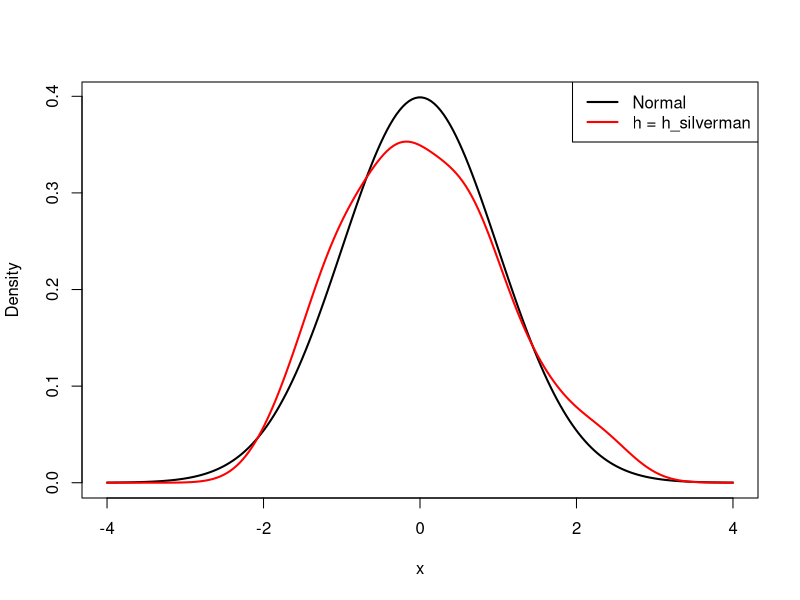
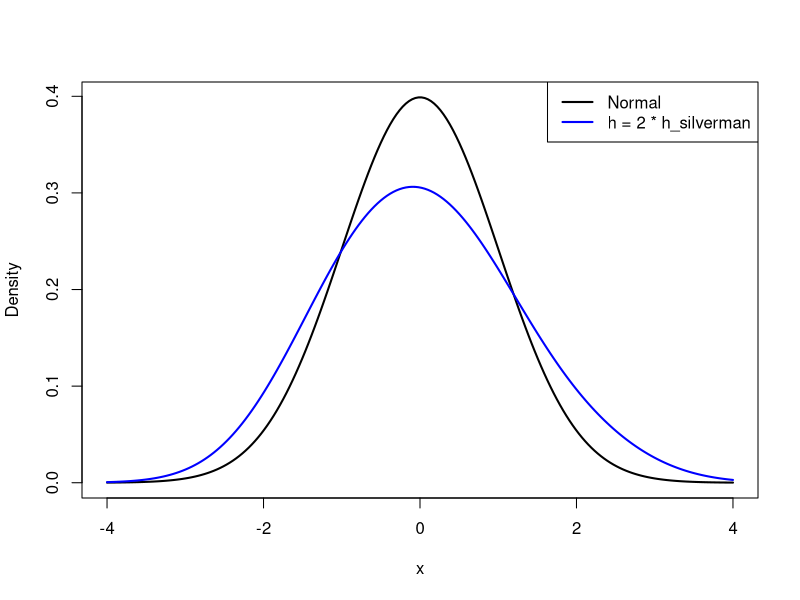
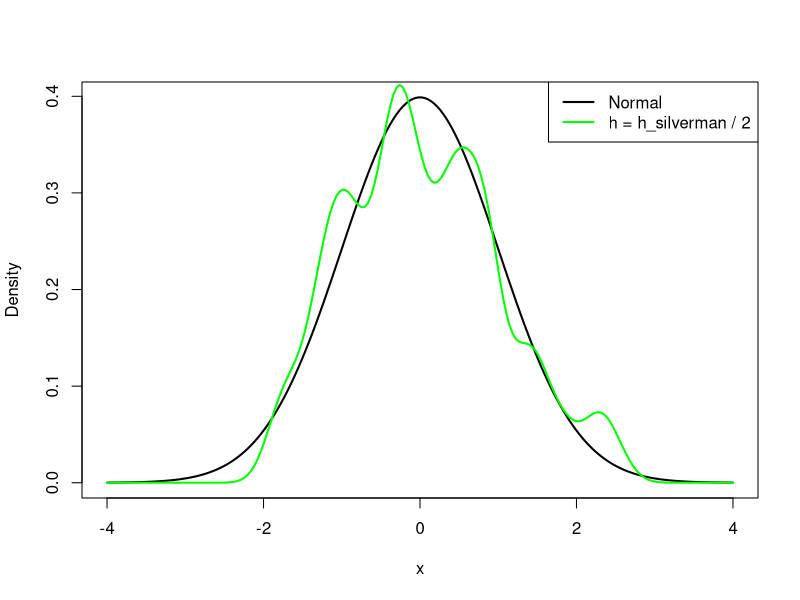

Reproduce these figures in R, in order.
# ядерная функция
K <- function(u){
  result <- exp(-u^2/2) / sqrt(2*pi)
  return(result)
}

# вычисление ядерной оценки плотности по выборке в опорных точках
f <- function(dataset, h, x_range_vector=seq(-4, 4, length=100)){
  result <- double(length(x_range_vector))
  for( j in x_range_vector){
    x_range_value <- x_range_vector[j]
    sum_K <- 0
    for(xi in dataset){
      sum_K <- sum_K + K((x_range_value - xi) / h)
    }
    result[j] <- sum_K / (length(dataset) * h)
  }
  return(result)
}

# отрисовка графика плотности нормального распределения и ядерной оценки
plot_kde <- function(x_range, h, color, label){
  hx <- dnorm(x_range) # нормальное распределение
  plot(x_range, hx, xlab="x", ylab="Density", lwd=2, type="l")
  sx <- f(x, h, x_range)
  lines(x_range, sx, lwd=2, col=color)
  legend("topright", legend=c("Normal", label), lwd=2, col=c("black", color))
}

# считали выборку и преобразовали в вектор
sample <- read.table("sample_N_0_1.txt")
sample <- as.vector(t(sample))

# вычисляем h silverman'а
x <- sample
x_mean <- mean(x)
n <- length(x)
S <- sqrt(sum((x - x_mean)^2)/length(x))
h <- S / n^(1/5)

# создаём вектор опорных точек для построения нормального распределения и ядерных оценок
x_range <- seq(-4, 4, length=200)

# построение графиков
plot_kde(x_range, h, "red", "h = h_silverman")
plot_kde(x_range, 2*h, "blue", "h = 2 * h_silverman")
plot_kde(x_range, h/2, "green", "h = h_silverman / 2")
